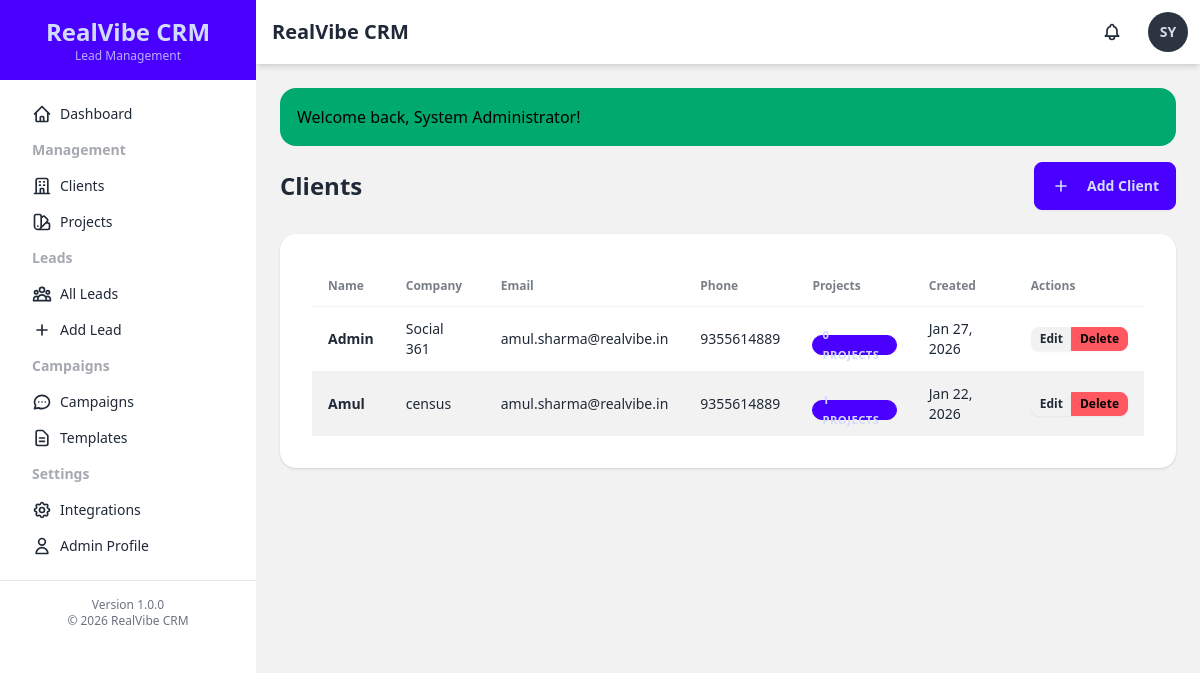
The page /clients (signed in) on the database its author committed.
### tables this page shows
CREATE TABLE `users` (
  `id` int(11) NOT NULL AUTO_INCREMENT,
  `username` varchar(50) NOT NULL,
  `email` varchar(100) NOT NULL,
  `password` varchar(255) NOT NULL,
  `full_name` varchar(100) NOT NULL,
  `role` enum('admin','manager','agent') NOT NULL DEFAULT 'agent',
  `is_active` tinyint(1) NOT NULL DEFAULT 1,
  `created_at` timestamp NOT NULL DEFAULT current_timestamp(),
  `updated_at` timestamp NOT NULL DEFAULT current_timestamp() ON UPDATE current_timestamp(),
  PRIMARY KEY (`id`),
  UNIQUE KEY `username` (`username`),
  UNIQUE KEY `email` (`email`),
  KEY `idx_role` (`role`),
  KEY `idx_is_active` (`is_active`)
);

CREATE TABLE `clients` (
  `id` int(11) NOT NULL AUTO_INCREMENT,
  `name` varchar(100) NOT NULL,
  `email` varchar(100) DEFAULT NULL,
  `phone` varchar(20) DEFAULT NULL,
  `company_name` varchar(150) DEFAULT NULL,
  `address` text DEFAULT NULL,
  `notes` text DEFAULT NULL,
  `created_by` int(11) NOT NULL,
  `created_at` timestamp NOT NULL DEFAULT current_timestamp(),
  `updated_at` timestamp NOT NULL DEFAULT current_timestamp() ON UPDATE current_timestamp(),
  PRIMARY KEY (`id`),
  KEY `idx_created_by` (`created_by`),
  KEY `idx_email` (`email`),
  CONSTRAINT `fk_clients_created_by` FOREIGN KEY (`created_by`) REFERENCES `users` (`id`)
);

### controllers/ClientController.php (called while the page is built, shortened)
<?php
require_once __DIR__ . '/../models/Client.php';
class ClientController {
    private $clientModel;
    public function __construct() {
        $this->clientModel = new Client();
    }
    public function list() {
        $page = isset($_GET['page']) ? (int)$_GET['page'] : 1;
        $perPage = ITEMS_PER_PAGE;
        $offset = ($page - 1) * $perPage;
        $clients = $this->clientModel->getAll($perPage, $offset);
        include BASE_PATH . 'views/clients/list.php';
    }
}

### includes/helpers.php (called while the page is built, shortened)
<?php
function asset($path) {
    return BASE_URL . '/assets/' . ltrim($path, '/');
}
function url($path = '') {
    return BASE_URL . '/' . ltrim($path, '/');
}
function e($string) {
    return htmlspecialchars($string ?? '', ENT_QUOTES, 'UTF-8');
}

### includes/functions.php (called while the page is built, shortened)
<?php
function getCurrentUser() {
    $db = getDatabaseConnection();
    $stmt = $db->prepare("SELECT id, username, email, full_name, role FROM users WHERE id = ? AND is_active = 1");
    $stmt->execute([$_SESSION['user_id']]);
    return $stmt->fetch();
}
function hasPermission($requiredRole) {
    $user = getCurrentUser();
    $roleHierarchy = ['agent' => 1, 'manager' => 2, 'admin' => 3];
    $userRole = $roleHierarchy[$user['role']] ?? 0;
    $required = $roleHierarchy[$requiredRole] ?? 0;
    return $userRole >= $required;
}
function formatDate($date, $format = 'M d, Y h:i A') {
    return date($format, strtotime($date));
}
function getFlashMessage() {
    if (isset($_SESSION['flash_message'])) {
        $flash = $_SESSION['flash_message'];
        return $flash;
    }
    return null;
}

### config/database.php (called while the page is built, shortened)
<?php
class Database {
    private static $instance = null;
    private $connection;
    private function isProduction() {
        return false;
    }
    private function getCredentials() {
        if ($this->isProduction()) {
            return [
                'host' => 'localhost',
                'dbname' => 'u650869678_crm',
                'username' => 'u650869678_crm',
                'password' => 'Amul@123#',
                'charset' => 'utf8mb4'
            ];
        } else {
            return [
                'host' => 'localhost',
                'dbname' => 'realvibe',
                'username' => 'root',
                'password' => '',
                'charset' => 'utf8mb4'
            ];
        }
    }
    private function __construct() {
        $creds = $this->getCredentials();
        $dsn = "mysql:host={$creds['host']};dbname={$creds['dbname']};charset={$creds['charset']}";
        $options = [
            PDO::ATTR_ERRMODE            => PDO::ERRMODE_EXCEPTION,
            PDO::ATTR_DEFAULT_FETCH_MODE => PDO::FETCH_ASSOC,
            PDO::ATTR_EMULATE_PREPARES   => false,
            PDO::MYSQL_ATTR_INIT_COMMAND => "SET NAMES {$creds['charset']}"
        ];
        try {
            $this->connection = new PDO($dsn, $creds['username'], $creds['password'], $options);
        } catch (PDOException $e) {
            error_log("Database Connection Error: " . $e->getMessage());
            die("Database connection failed. Please check your configuration.");
        }
    }
    public static function getInstance() {
        if (self::$instance === null) {
            self::$instance = new self();
        }
        return self::$instance;
    }
    public function getConnection() {
        return $this->connection;
    }
}
function getDatabaseConnection() {
    return Database::getInstance()->getConnection();
}

### models/Client.php (called while the page is built, shortened)
<?php
class Client {
    private $db;
    public function __construct() {
        $this->db = getDatabaseConnection();
    }
    public function getAll($limit = null, $offset = 0) {
        $sql = "
            SELECT c.*, u.full_name as created_by_name,
                   (SELECT COUNT(*) FROM projects WHERE client_id = c.id) as projects_count
            FROM clients c
            LEFT JOIN users u ON c.created_by = u.id
            ORDER BY c.created_at DESC
        ";
        if ($limit) {
            $sql .= " LIMIT ? OFFSET ?";
            $stmt = $this->db->prepare($sql);
            $stmt->execute([$limit, $offset]);
        } else {
            $stmt = $this->db->query($sql);
        }
        return $stmt->fetchAll();
    }
}

### views/clients/list.php (the view, shortened to what this page needs)
<?php
include BASE_PATH . 'views/layouts/header.php';
?>
<div class="flex justify-between items-center mb-6">
    <h2 class="text-2xl font-bold">Clients</h2>
    <a href="<?= url('clients/create') ?>" class="btn btn-primary">
        <svg xmlns="http://www.w3.org/2000/svg" class="h-5 w-5 mr-2" fill="none" viewBox="0 0 24 24" stroke="currentColor">
            <path stroke-linecap="round" stroke-linejoin="round" stroke-width="2" d="M12 6v6m0 0v6m0-6h6m-6 0H6" />
        </svg>
        Add Client
    </a>
</div>
<div class="card bg-base-100 shadow">
    <div class="card-body">
        <div class="overflow-x-auto">
            <table class="table table-zebra w-full">
                <thead>
                    <tr>
                        <th>Name</th>
                        <th>Company</th>
                        <th>Email</th>
                        <th>Phone</th>
                        <th>Projects</th>
                        <th>Created</th>
                        <th>Actions</th>
                    </tr>
                </thead>
                <tbody>
                    <?php if (empty($clients)): ?>
                        <tr>
                            <td colspan="7" class="text-center py-8 text-gray-500">
                                <div class="empty-state">
                                    <div class="empty-state-icon">🏢</div>
                                    <p>No clients found</p>
                                    <a href="<?= url('clients/create') ?>" class="btn btn-primary btn-sm mt-4">Add Your First Client</a>
                                </div>
                            </td>
                        </tr>
                    <?php else: ?>
                        <?php foreach ($clients as $client): ?>
                            <tr>
                                <td class="font-semibold"><?= e($client['name']) ?></td>
                                <td><?= e($client['company_name'] ?? '-') ?></td>
                                <td><?= e($client['email'] ?? '-') ?></td>
                                <td><?= e($client['phone'] ?? '-') ?></td>
                                <td>
                                    <span class="badge badge-primary"><?= $client['projects_count'] ?> projects</span>
                                </td>
                                <td><?= formatDate($client['created_at'], 'M d, Y') ?></td>
                                <td>
                                    <div class="join">
                                        <a href="<?= url("clients/edit?id={$client['id']}") ?>" class="btn btn-xs join-item">Edit</a>
                                        <?php if (hasPermission('admin')): ?>
                                            <a href="<?= url("clients/delete?id={$client['id']}") ?>"
                                               class="btn btn-xs join-item btn-error btn-delete">Delete</a>
                                        <?php endif; ?>
                                    </div>
                                </td>
                            </tr>
                        <?php endforeach; ?>
                    <?php endif; ?>
                </tbody>
            </table>
        </div>
    </div>
</div>
<?php include BASE_PATH . 'views/layouts/footer.php'; ?>

### views/layouts/header.php (shortened to what this page needs)
<?php requireLogin(); $user = getCurrentUser(); ?>
<!DOCTYPE html>
<html lang="en" data-theme="light">
<head>
    <link href="https://cdn.jsdelivr.net/npm/daisyui@latest/dist/full.css" rel="stylesheet" type="text/css" />
    <script src="https://cdn.tailwindcss.com"></script>
    <link rel="stylesheet" href="<?= asset('css/custom.css') ?>">
</head>
<body class="bg-base-200">
    <div class="drawer lg:drawer-open">
        <div class="drawer-content flex flex-col">
            <div class="navbar bg-base-100 shadow-md">
                <div class="flex-1">
                    <h1 class="text-xl font-bold ml-2"><?= APP_NAME ?></h1>
                </div>
                <div class="flex-none gap-2">
                    <div class="dropdown dropdown-end">
                        <label tabindex="0" id="notificationBell" class="btn btn-ghost btn-circle">
                            <div class="indicator">
                            </div>
                        </label>
                    </div>
                    <div class="dropdown dropdown-end">
                        <label tabindex="0" class="btn btn-ghost btn-circle avatar placeholder">
                            <div class="bg-neutral text-neutral-content rounded-full w-10">
                                <span><?= strtoupper(substr($user['full_name'], 0, 2)) ?></span>
                            </div>
                        </label>
                    </div>
                </div>
            </div>
            <div class="p-4 lg:p-6">
                <?php $flash = getFlashMessage(); if ($flash): ?>
                    <div class="alert alert-<?= $flash['type'] === 'error' ? 'error' : $flash['type'] ?> mb-4 flash-message">
                        <span><?= e($flash['message']) ?></span>
                    </div>
                <?php endif; ?>

### assets/css/custom.css (style rules this page uses)
.badge { font-weight: 600; text-transform: uppercase; font-size: 0.7rem; letter-spacing: 0.5px; }

### rows shown on the page
users: full_name "SY"
clients: name "Admin", company_name "Social 361", email "amul.sharma@realvibe.in", phone "9355614889", projects_count "0", created_at "Jan 27, 2026"
clients: name "Amul", company_name "census", email "amul.sharma@realvibe.in", phone "9355614889", projects_count "1", created_at "Jan 22, 2026"

### other values the page prints
APP_NAME "RealVibe CRM"
$flash['message'] "Welcome back, System Administrator!"
APP_VERSION "1.0.0"
